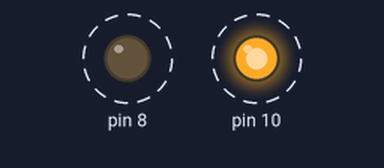
The sketch below on a simulated Arduino Uno, built with avr-gcc and run on an emulated ATmega328P. Shown: output pins drawn as LEDs (lit = HIGH). Dashed ring = blinking.

Above: at 0.5 s.
Timing chart, 0 to 4.6 s (numbered marks = the images above):
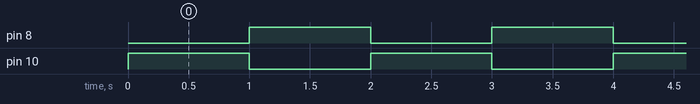

Measured:
- by itself, pin 8, pin 10: alternates HIGH for 1.0 s and LOW for 1.0 s

The sketch:

Ex2.5_duas_LEDS_blinking.ino
```cpp
// para definir uma variavel eu faço
// <TIPO DE VARIAVEL> <nome> = <valor>

//variavel que vai ajudar a definir qual é a LED que eu ligo
bool ledaacender = false;

// setup corre uma vez
void setup() {
  // definir o modo dos pinos
  pinMode(8, OUTPUT);
  pinMode(10, OUTPUT);
}

// o loop corre para sempre
void loop() {

  // se a variavel "ledaacender" for verdade
  if(ledaacender == true) {
    digitalWrite(8, HIGH); //liga a LED 8
    digitalWrite(10, LOW); //desliga a LED 10
    ledaacender = false;
  } else { // se não
    digitalWrite(10, HIGH); //liga a LED 10
    digitalWrite(8, LOW);   //desliga a LED 8
    ledaacender = true;
  }

  // tambem podia ter invertido apenas a variavel
  // ledaacender = !ledaacender;
  // em vez de ter escrito dentro do loop os novos valores


  delay(1000); // espera 1 segundo
}
```
